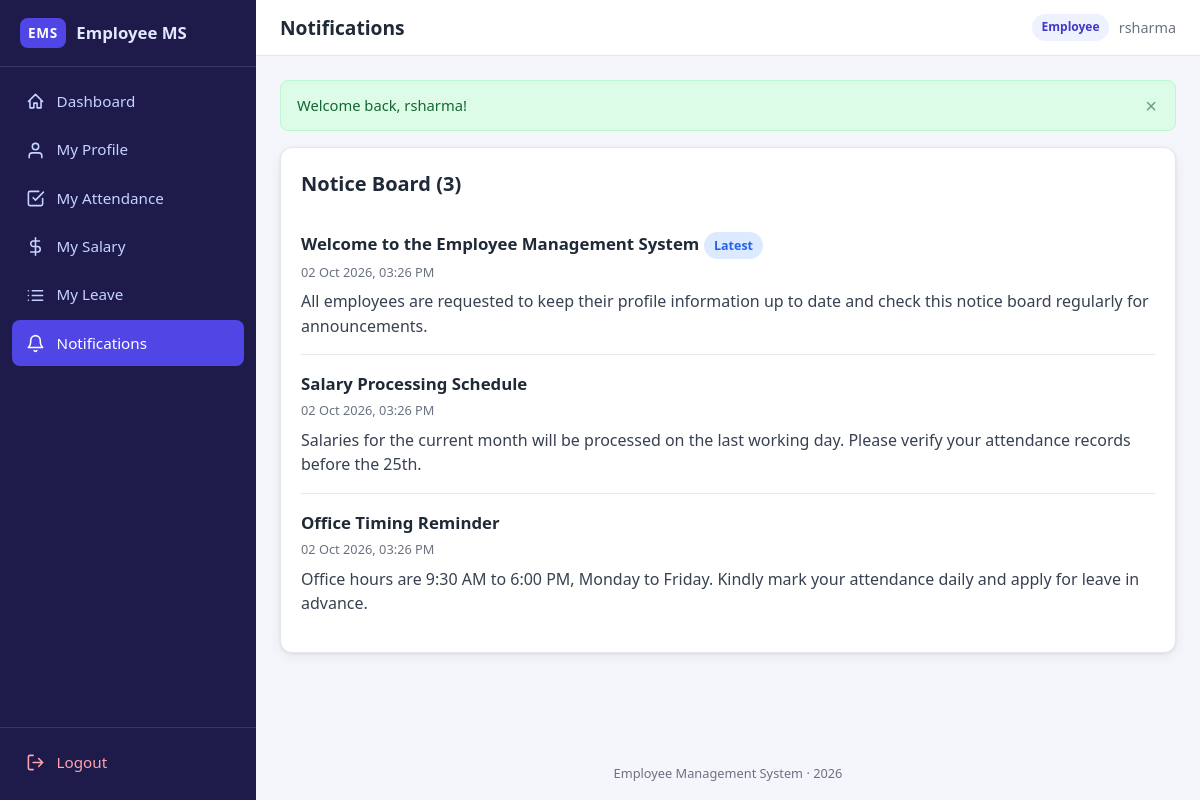
Screenshot of /employee/notifications.php (signed in) with the database file from the repository.
### tables this page shows
CREATE TABLE notices (
    notice_id  INT AUTO_INCREMENT PRIMARY KEY,
    title      VARCHAR(200) NOT NULL,
    body       TEXT NOT NULL,
    created_at TIMESTAMP NOT NULL DEFAULT CURRENT_TIMESTAMP
);

### config.php (called while the page is built, shortened)
<?php
function e(?string $value): string
{
    return htmlspecialchars((string) $value, ENT_QUOTES, 'UTF-8');
}

### employee/notifications.php (the view, shortened to what this page needs)
<?php
require_once dirname(__DIR__) . '/config.php';
$perPage    = 8;
$page = max(1, (int) ($_GET['page'] ?? 1));
$totalRows  = (int) $pdo->query('SELECT COUNT(*) FROM notices')->fetchColumn();
$totalPages = max(1, (int) ceil($totalRows / $perPage));
$page       = min($page, $totalPages);
$offset     = ($page - 1) * $perPage;
$notices = $pdo->query("SELECT * FROM notices ORDER BY created_at DESC LIMIT {$perPage} OFFSET {$offset}")->fetchAll();
require dirname(__DIR__) . '/includes/header.php';
?>
<div class="card">
    <div class="card-header"><h2>Notice Board (<?= $totalRows ?>)</h2></div>
    <?php foreach ($notices as $i => $notice): ?>
        <div class="notice-item">
            <h3>
                <?= e($notice['title']) ?>
                <?php if ($page === 1 && $i === 0): ?>
                    <span class="badge badge-blue">Latest</span>
                <?php endif; ?>
            </h3>
            <div class="notice-meta"><?= e(date('d M Y, h:i A', strtotime($notice['created_at']))) ?></div>
            <div class="notice-body"><?= e($notice['body']) ?></div>
        </div>
    <?php endforeach; ?>
</div>
<?php require dirname(__DIR__) . '/includes/footer.php'; ?>

### assets/style.css (style rules this page uses)
:root { --primary: #4f46e5; --primary-dark: #4338ca; --primary-light: #eef2ff; --sidebar-bg: #1e1b4b; --sidebar-hover: #312e81; --bg: #f4f6fb; --card-bg: #ffffff; --text: #1f2937; --text-muted: #6b7280; --border: #e5e7eb; --green: #16a34a; --green-bg: #dcfce7; --red: #dc2626; --red-bg: #fee2e2; --yellow: #b45309; --yellow-bg: #fef3c7; --blue: #2563eb; --blue-bg: #dbeafe; --radius: 12px; --shadow: 0 1px 3px rgba(15, 23, 42, 0.08), 0 4px 14px rgba(15, 23, 42, 0.06); --sidebar-w: 256px; }
* { margin: 0; padding: 0; box-sizing: border-box; }
html { -webkit-text-size-adjust: 100%; }
body { font-family: "Segoe UI", system-ui, -apple-system, Roboto, "Helvetica Neue", Arial, sans-serif; background: var(--bg); color: var(--text); line-height: 1.55; min-height: 100vh; }
h2 { font-size: 1.25rem; margin-bottom: 0.75rem; }
h3 { font-size: 1.05rem; margin-bottom: 0.5rem; }
.card { background: var(--card-bg); border: 1px solid var(--border); border-radius: var(--radius); box-shadow: var(--shadow); padding: 1.25rem; margin-bottom: 1.25rem; }
.card-header { display: flex; align-items: center; justify-content: space-between; flex-wrap: wrap; gap: 0.75rem; margin-bottom: 1rem; }
.card-header h2 { margin-bottom: 0; }
.badge { display: inline-block; padding: 0.22rem 0.65rem; border-radius: 999px; font-size: 0.78rem; font-weight: 600; }
.badge-blue { background: var(--blue-bg); color: var(--blue); }
.notice-item { border-bottom: 1px solid var(--border); padding: 1rem 0; }
.notice-item:last-child { border-bottom: none; }
.notice-item h3 { margin-bottom: 0.25rem; }
.notice-meta { color: var(--text-muted); font-size: 0.8rem; margin-bottom: 0.4rem; }
.notice-body { white-space: pre-line; color: #374151; }

### rows the page displays
notices: title "Welcome to the Employee Management System", shows "Latest", created_at "02 Oct 2026, 03:26 PM", body "All employees are requested to keep their profile information up to date and check this notice board regularly for announcements."
notices: title "Salary Processing Schedule", created_at "02 Oct 2026, 03:26 PM", body "Salaries for the current month will be processed on the last working day. Please verify your attendance records before the 25th."
notices: title "Office Timing Reminder", created_at "02 Oct 2026, 03:26 PM", body "Office hours are 9:30 AM to 6:00 PM, Monday to Friday. Kindly mark your attendance daily and apply for leave in advance."

### other values shown
$label "Dashboard"
$label "My Profile"
$label "My Attendance"
$label "My Salary"
$label "My Leave"
$label "Notifications"
$page_title "Notifications"
$role "Employee"
$_SESSION['username'] "rsharma"
$flash['message'] "Welcome back, rsharma!"
$totalRows "3"
